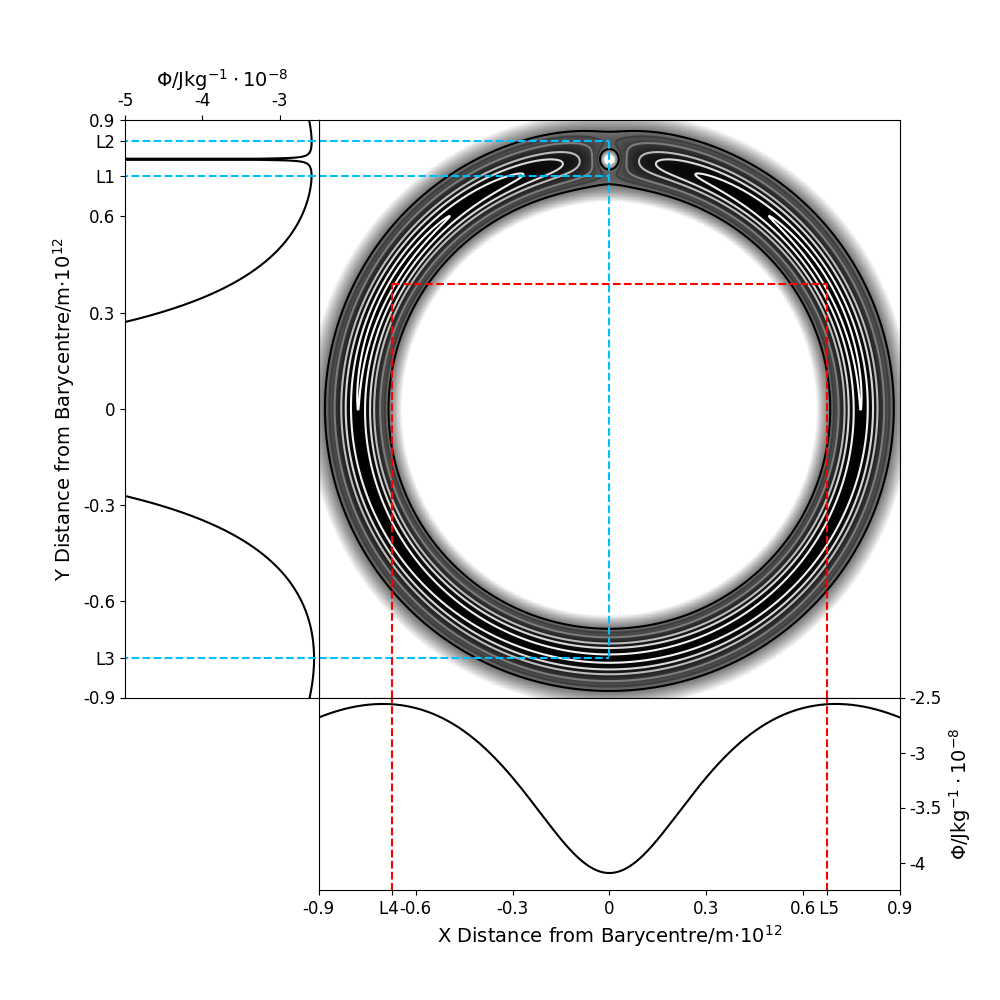

Recreate this plot in Python.
import numpy as np
import matplotlib.pyplot as plt
from functions import *

x = np.load('x.npy')
y = np.load('y.npy')
tracker = np.load('tracker.npy')
G = 6.6726e-11;d = 7.7834082e11;J_mass = 1.898130e27;S_mass = 1.98847e30;r_S = d*(J_mass/(J_mass+S_mass));r_J = d*(S_mass/(J_mass+S_mass));P = np.sqrt((d**3/(G*(S_mass+J_mass))))*2*np.pi;V_S = (2*np.pi*r_S)/P;V_J = (2*np.pi*r_J)/P;theta = 2*np.pi;omega = theta/P 

out = x,y,tracker


plt.figure(figsize = (10,10))

contourlevelmanual = [-260000000, -259000000, -258000000, -257000000, -256500000, -256100000, -255900000]
x0 = -0.9e12
x1 = 0.9e12
y0 = -0.9e12
y1 = 0.9e12

ax1 = plt.subplot(4,4,(2,12))

x=out[0]
y=out[1]
Z=out[2]

heatmap = plt.pcolormesh(x, y, Z, vmin=-265000000, vmax=-255900000, cmap='binary')
plt.contour(x,y,Z, levels=contourlevelmanual, cmap = 'gray')
#plt.colorbar(heatmap)

##########################################################

xx0 = [0,0]
xy0 = [0.835e12,-r_J]

plt.plot(xx0, xy0, linestyle='--', color='deepskyblue')

xL2 = [-0.9e12,0]
yL2 = [0.835e12, 0.835e12]

plt.plot(xL2, yL2, linestyle='--', color='deepskyblue')

xL3 = [-0.9e12,0]
yL3 = [-r_J,-r_J]

plt.plot(xL3, yL3, linestyle='--', color='deepskyblue')

xL1 = [-0.9e12,0]
yL1 = [0.725e12,0.725e12]

plt.plot(xL1, yL1, linestyle='--', color='deepskyblue')

##########################################################

yx0 = [-r_J*np.sin(np.pi/3), r_J*np.sin(np.pi/3)]
yy0 = [r_J*np.cos(np.pi/3), r_J*np.cos(np.pi/3)]

plt.plot(yx0, yy0, linestyle='--', color='red')

xL4 = [-r_J*np.sin(np.pi/3), -r_J*np.sin(np.pi/3)]
yL4 = [-0.9e12, r_J*np.cos(np.pi/3)]

plt.plot(xL4, yL4, linestyle='--', color='red')

xL5 = [r_J*np.sin(np.pi/3), r_J*np.sin(np.pi/3)]
yL5 = [-0.9e12, r_J*np.cos(np.pi/3)]

plt.plot(xL5, yL5, linestyle='--', color='red')

plt.ylim(y0, y1)
plt.xlim(x0, x1)

ax1.set_yticks([])
ax1.set_yticklabels([])
#########################################

ax2 = plt.subplot(4,4,(1,9))

y2 = out[0]
x2 = out[2][:,500]

plt.plot(x2, y2, color='black')

yL2 = [0.835e12, 0.835e12]
xL2 = [-1e10,0]

plt.plot(xL2, yL2, linestyle='--', color='deepskyblue')

yL1 = [0.725e12,0.725e12]
xL1 = [-1e10,0]

plt.plot(xL1, yL1, linestyle='--', color='deepskyblue')

yL3 = [-r_J,-r_J]
xL3 = [-1e10,0]

plt.plot(xL3, yL3, linestyle='--', color='deepskyblue')

plt.xlim(-5e8,-2.5e8)
plt.ylim(y0, y1)

ax2.xaxis.tick_top()
ax2.xaxis.set_label_position('top')

ax2.set_yticks([-0.9e12, -0.6e12, -0.3e12, 0, 0.3e12, 0.6e12,0.9e12,0.725e12,0.835e12,-r_J])
ax2.set_yticklabels(['-0.9', '-0.6','-0.3','0','0.3','0.6','0.9','L1','L2','L3'])

ax2.set_xticks([-5e8,-4e8,-3e8])
ax2.set_xticklabels(['-5','-4','-3'])

plt.ylabel('Y Distance from Barycentre/m$\cdot{10}^{12}$', fontsize=14)
plt.xlabel('$\Phi$/Jkg${}^{-1}\cdot{10}^{-8}$', fontsize=14)

plt.xticks(fontsize=12)
plt.yticks(fontsize=12)
#########################################

ax3 = plt.subplot(4,4,(14,16))

x3 = out[1]
y3 = out[2][687,:]

plt.plot(x3, y3, color='black')

xL4 = [-r_J*np.sin(np.pi/3), -r_J*np.sin(np.pi/3)]
yL4 = [-1e10,0]

plt.plot(xL4, yL4, linestyle='--', color='red')

xL5 = [r_J*np.sin(np.pi/3), r_J*np.sin(np.pi/3)]
yL5 = [-1e10,0]

plt.plot(xL5, yL5, linestyle='--', color='red')

plt.xlim(x0, x1)
plt.ylim(-4.25e8, -2.5e8)

ax3.set_xticks([-0.9e12, -0.6e12, -0.3e12, 0, 0.3e12, 0.6e12,0.9e12, -r_J*np.sin(np.pi/3), r_J*np.sin(np.pi/3)])
ax3.set_xticklabels(['-0.9', '-0.6','-0.3','0','0.3','0.6','0.9','L4 ',' L5'])

ax3.set_yticks([-4e8,-3.5e8,-3e8,-2.5e8])
ax3.set_yticklabels(['-4','-3.5','-3','-2.5'])

ax3.yaxis.tick_right()
ax3.yaxis.set_label_position('right')

plt.xlabel('X Distance from Barycentre/m$\cdot{10}^{12}$', fontsize=14)
plt.ylabel('$\Phi$/Jkg${}^{-1}\cdot{10}^{-8}$', fontsize=14)

plt.xticks(fontsize=12)
plt.yticks(fontsize=12)

plt.setp(ax1.get_xticklabels(), visible=False)
plt.setp(ax1.get_yticklabels(), visible=False)

plt.subplots_adjust(hspace=0)
plt.subplots_adjust(wspace=0)

plt.savefig('heatmap.png')